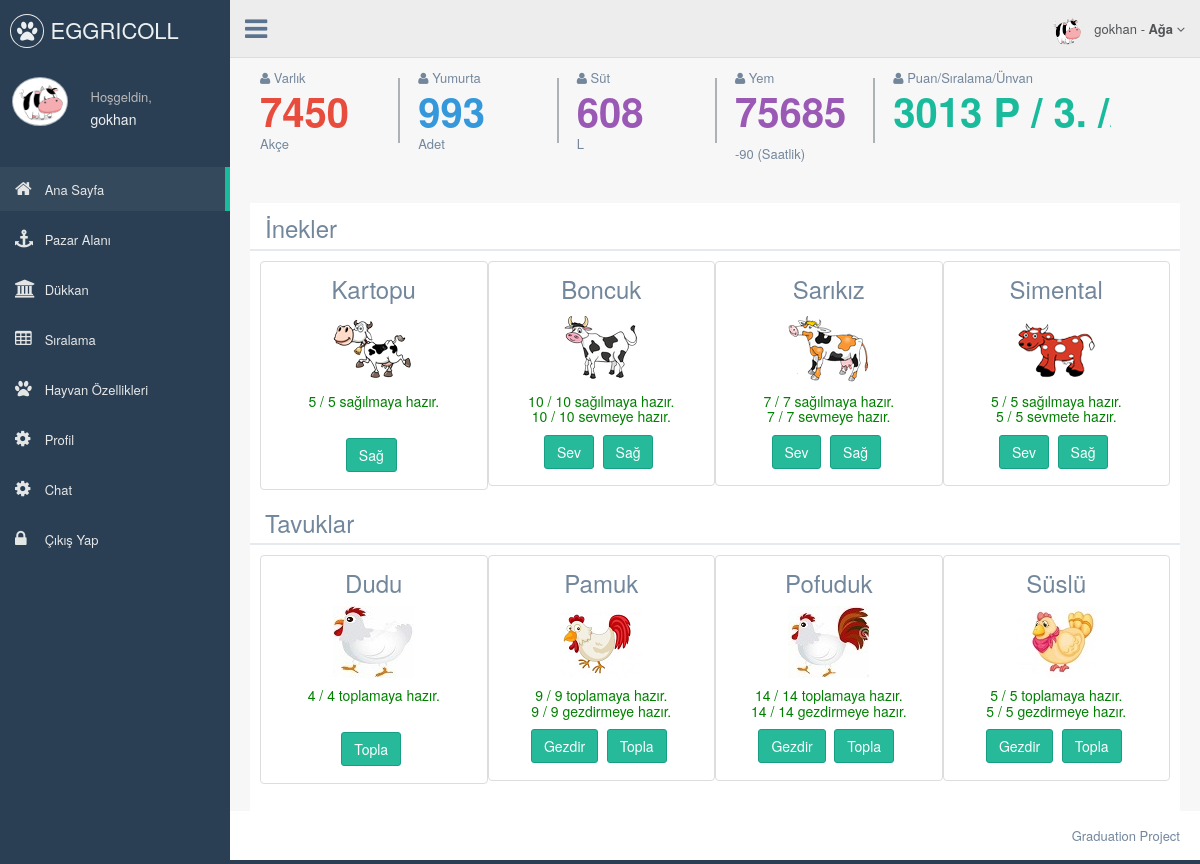
The page /index.php (signed in) on the database its author committed.
### tables this page shows
CREATE TABLE IF NOT EXISTS `assets` (
  `id` int(11) NOT NULL AUTO_INCREMENT,
  `userid` int(11) NOT NULL,
  `milk` int(11) NOT NULL DEFAULT '0',
  `egg` int(11) NOT NULL DEFAULT '0',
  `food` double NOT NULL DEFAULT '0',
  `foodTimer` text NOT NULL,
  `gold` int(11) NOT NULL DEFAULT '0',
  `kartopu` int(11) NOT NULL DEFAULT '0',
  `kartopuDetails` text NOT NULL,
  `boncuk` int(11) NOT NULL DEFAULT '0',
  `boncukDetails` text,
  `boncukLiked` int(11) NOT NULL DEFAULT '0',
  `sarikiz` int(11) NOT NULL DEFAULT '0',
  `sarikizDetails` text,
  `sarikizLiked` int(11) NOT NULL DEFAULT '0',
  `simental` int(11) NOT NULL DEFAULT '0',
  `simentalDetails` text,
  `simentalLiked` int(11) NOT NULL DEFAULT '0',
  `dudu` int(11) NOT NULL DEFAULT '0',
  `duduDetails` text,
  `pamuk` int(11) NOT NULL DEFAULT '0',
  `pamukDetails` text,
  `pamukLiked` int(11) NOT NULL DEFAULT '0',
  `pofuduk` int(11) NOT NULL DEFAULT '0',
  `pofudukDetails` text,
  `pofudukLiked` int(11) NOT NULL DEFAULT '0',
  `suslu` int(11) NOT NULL DEFAULT '0',
  `susluDetails` text,
  `susluLiked` int(11) NOT NULL DEFAULT '0',
  PRIMARY KEY (`id`)
);

CREATE TABLE IF NOT EXISTS `users` (
  `id` int(11) NOT NULL AUTO_INCREMENT,
  `username` varchar(20) NOT NULL,
  `email` varchar(50) NOT NULL,
  `password` varchar(50) NOT NULL,
  `secretToken` varchar(50) NOT NULL,
  `points` int(11) NOT NULL DEFAULT '0',
  PRIMARY KEY (`id`)
);

### pMainPage.php (the view, shortened to what this page needs)
<?php
    $kartopuSagAmt = calculateToCollect("kartopuDetails", KARTOPU_SAG_CDR);
    $boncukSagAmt = calculateToCollect("boncukDetails", BONCUK_SAG_CDR);
    $boncukSevAmt =  calculateToLove("boncukDetails", BONCUK_SEV_CDR);
    $sarikizSagAmt = calculateToCollect("sarikizDetails", SARIKIZ_SAG_CDR);
    $sarikizSevAmt = calculateToLove("sarikizDetails", SARIKIZ_SEV_CDR);
    $simentalSagAmt = calculateToCollect("simentalDetails", SIMENTAL_SAG_CDR);
    $simentalSevAmt = calculateToLove("simentalDetails", SIMENTAL_SEV_CDR);
    $duduToplaAmt = calculateToCollect("duduDetails", DUDU_TOPLA_CDR);
    $pamukToplaAmt = calculateToCollect("pamukDetails", PAMUK_TOPLA_CDR);
    $pamukGezdirAmt = calculateToLove("pamukDetails", PAMUK_GEZDIR_CDR);
    $pofudukToplaAmt = calculateToCollect("pofudukDetails", POFUDUK_TOPLA_CDR);
    $pofudukGezdirAmt = calculateToLove("pofudukDetails", POFUDUK_GEZDIR_CDR);
    $susluToplaAmt = calculateToCollect("susluDetails", SUSLU_TOPLA_CDR);
    $susluGezdirAmt = calculateToLove("susluDetails", SUSLU_GEZDIR_CDR);
    function calculateToCollect($typeDetails, $CDR){
        global $assets;
        $cnt = 0;
        $cntArr = explode(";", $assets[$typeDetails]);
        for($i = 0 ; $i < count($cntArr) - 1 ; $i++){
            $time = $cntArr[$i];
            if($time[strlen($time) - 1] == "0")
                if(substr($time,0,strlen($time - 2)) + $CDR < round(microtime(true)))
                    $cnt++;
        }
        return $cnt;
    }
    function calculateToLove($typeDetails, $CDR){
        global $assets;
        $cnt = 0;
        $cntArr = explode(";", $assets[$typeDetails]);
        for($i = 0 ; $i < count($cntArr) - 1 ; $i++){
            $time = $cntArr[$i];
            if($time[strlen($time) - 1] == "1" && substr($time,0,strlen($time - 2)) + $CDR < round(microtime(true)))
                $cnt++;
        }
        return $cnt;
    }
?>
<div class="right_col" role="main">
	<?php
		include "pOwns.php";
	?>
	<div class="dashboard_graph">
                <div class="row x_title">
                    <div class="col-md-6">
                        <h3>İnekler</h3>
					</div>
                </div>
                <div class="col-md-12 col-sm-12 col-xs-12">
                    <div class="row">
								<div class="col-md-3">
                                    <div class="thumbnail" style="height: auto !important;">
										<h3 class="text-center">Kartopu</h3>
										<img src="images/kartopu.png">
										<h5 class="text-center">
										<?php
											if($kartopuSagAmt > 0)
												echo "<font color='green'>".$assets["kartopu"]." / ".$kartopuSagAmt." sağılmaya hazır.</font><br>";
											else
												echo $assets["kartopu"]." / 0 Sağmaya hazır inek yok.<br>";
										?></h5>
										<form action="" method="POST">
										<div class="form-group">
											<div class="col-sm-12">
												<br><center><button type="submit" class="btn btn-success" name="kartopuSag">Sağ</button></center><br>
											</div>
										</div>
										</form>
                                    </div>
                                </div>
								<div class="col-md-3">
                                    <div class="thumbnail" style="height: auto !important;">
										<h3 class="text-center">Boncuk</h3>
										<img src="images/boncuk.png">
										<h5 class="text-center">
										<?php
											if($boncukSagAmt > 0)
												echo "<font color='green'>".$assets["boncuk"]." / ".$boncukSagAmt." sağılmaya hazır.</font><br>";
											else
												echo $assets["boncuk"]." / 0 Sağmaya hazır inek yok.<br>";
											if($boncukSevAmt > 0)
												echo "<font color='green'>".$assets["boncuk"]." / ".$boncukSevAmt." sevmeye hazır.</font><br>";
											else
												echo $assets["boncuk"]." / 0 Sevmeye hazır inek yok.";
										?></h5>
										<form action="" method="POST">
										<div class="form-group">
											<div class="col-sm-12">
												<center><button type="submit" class="btn btn-success" name="boncukSev">Sev</button>
												<button type="submit" class="btn btn-success" name="boncukSag">Sağ</button></center><br>
											</div>
										</div>
										</form>
                                    </div>
                                </div><div class="col-md-3">
                                    <div class="thumbnail" style="height: auto !important;">
										<h3 class="text-center">Sarıkız</h3>
										<img src="images/sarikiz.png">
										<h5 class="text-center">
										<?php
											if($sarikizSagAmt > 0)
												echo "<font color='green'>".$assets["sarikiz"]." / ".$sarikizSagAmt." sağılmaya hazır.</font><br>";
											else
												echo $assets["sarikiz"]." / 0 Sağmaya hazır inek yok.<br>";
											if($sarikizSevAmt > 0)
												echo "<font color='green'>".$assets["sarikiz"]." / ".$sarikizSevAmt." sevmeye hazır.</font><br>";
											else
												echo $assets["sarikiz"]." / 0 Sevmeye hazır inek yok.";
										?></h5>
										<form action="" method="POST">
										<div class="form-group">
											<div class="col-sm-12">
												<center><button type="submit" class="btn btn-success" name="sarikizSev">Sev</button>
												<button type="submit" class="btn btn-success" name="sarikizSag">Sağ</button></center><br>
											</div>
										</div>
										</form>
                                    </div>
                                </div><div class="col-md-3">
                                    <div class="thumbnail" style="height: auto !important;">
										<h3 class="text-center">Simental</h3>
										<img src="images/simental.png">
										<h5 class="text-center">
										<?php
											if($simentalSagAmt > 0)
												echo "<font color='green'>".$assets["simental"]." / ".$simentalSagAmt." sağılmaya hazır.</font><br>";
											else
												echo $assets["simental"]." / 0 Sağmaya hazır inek yok.<br>";
											if($simentalSevAmt > 0)
												echo "<font color='green'>".$assets["simental"]." / ".$simentalSevAmt." sevmete hazır.</font><br>";
											else
												echo $assets["simental"]." / 0 Sevmeye hazır inek yok.";
										?></h5>
										<form action="" method="POST">
										<div class="form-group">
											<div class="col-sm-12">
												<center><button type="submit" class="btn btn-success" name="simentalSev">Sev</button>
												<button type="submit" class="btn btn-success" name="simentalSag">Sağ</button></center><br>
											</div>
										</div>
										</form>
                                    </div>
                                </div>
                    </div>
                </div>
				<div class="row x_title">
                    <div class="col-md-6">
                        <h3>Tavuklar</h3>
					</div>
                </div>
                <div class="col-md-12 col-sm-12 col-xs-12">
                    <div class="row">
								<div class="col-md-3">
                                    <div class="thumbnail" style="height: auto !important;">
										<h3 class="text-center">Dudu</h3>
										<img src="images/dudu.jpg">
										<h5 class="text-center">
										<?php
											if($duduToplaAmt > 0)
												echo "<font color='green'>".$assets["dudu"]." / ".$duduToplaAmt." toplamaya hazır.</font><br>";
											else
												echo $assets["dudu"]." / 0 Toplamaya hazır tavuk yok.<br>";
										?></h5>
										<form action="" method="POST">
										<div class="form-group">
											<div class="col-sm-12">
												<br><center><button type="submit" class="btn btn-success" name="duduTopla">Topla</button></center><br>
											</div>
										</div>
										</form>
                                    </div>
                                </div>
								<div class="col-md-3">
                                    <div class="thumbnail" style="height: auto !important;">
										<h3 class="text-center">Pamuk</h3>
										<img src="images/pamuk.png">
										<h5 class="text-center">
										<?php
											if($pamukToplaAmt > 0)
												echo "<font color='green'>".$assets["pamuk"]." / ".$pamukToplaAmt." toplamaya hazır.</font><br>";
											else
												echo $assets["pamuk"]." / 0 Toplamaya hazır tavuk yok.<br>";
											if($pamukGezdirAmt > 0)
												echo "<font color='green'>".$assets["pamuk"]." / ".$pamukGezdirAmt." gezdirmeye hazır.</font><br>";
											else
												echo $assets["pamuk"]." / 0 Gezdirmeye hazır tavuk yok.";
										?></h5>
										<form action="" method="POST">
										<div class="form-group">
											<div class="col-sm-12">
												<center><button type="submit" class="btn btn-success" name="pamukGezdir">Gezdir</button>
												<button type="submit" class="btn btn-success" name="pamukTopla">Topla</button></center><br>
											</div>
										</div>
										</form>
                                    </div>
                                </div><div class="col-md-3">
                                    <div class="thumbnail" style="height: auto !important;">
										<h3 class="text-center">Pofuduk</h3>
										<img src="images/pofuduk.jpg">
										<h5 class="text-center">
										<?php
											if($pofudukToplaAmt > 0)
												echo "<font color='green'>".$assets["pofuduk"]." / ".$pofudukToplaAmt." toplamaya hazır.</font><br>";
											else
												echo $assets["pofuduk"]." / 0 Toplamaya hazır tavuk yok.<br>";
											if($pofudukGezdirAmt > 0)
												echo "<font color='green'>".$assets["pofuduk"]." / ".$pofudukGezdirAmt." gezdirmeye hazır.</font><br>";
											else
												echo $assets["pofuduk"]." / 0 Gezdirmeye hazır tavuk yok.";
										?></h5>
										<form action="" method="POST">
										<div class="form-group">
											<div class="col-sm-12">
												<center><button type="submit" class="btn btn-success" name="pofudukGezdir">Gezdir</button>
												<button type="submit" class="btn btn-success" name="pofudukTopla">Topla</button></center><br>
											</div>
										</div>
										</form>
                                    </div>
                                </div><div class="col-md-3">
                                    <div class="thumbnail" style="height: auto !important;">
										<h3 class="text-center">Süslü</h3>
										<img src="images/suslu.jpg">
										<h5 class="text-center">
										<?php
											if($susluToplaAmt > 0)
												echo "<font color='green'>".$assets["suslu"]." / ".$susluToplaAmt." toplamaya hazır.</font><br>";
											else
												echo $assets["suslu"]." / 0 Toplamaya hazır tavuk yok.<br>";
											if($susluGezdirAmt > 0)
												echo "<font color='green'>".$assets["suslu"]." / ".$susluGezdirAmt." gezdirmeye hazır.</font><br>";
											else
												echo $assets["suslu"]." / 0 Gezdirmeye hazır tavuk yok.";
										?></h5>
										<form action="" method="POST">
										<div class="form-group">
											<div class="col-sm-12">
												<center><button type="submit" class="btn btn-success" name="susluGezdir">Gezdir</button>
												<button type="submit" class="btn btn-success" name="susluTopla">Topla</button></center><br>
											</div>
										</div>
										</form>
                                    </div>
                                </div>
                    </div>
                </div>
            </div>
</div>

### pOwns.php (shortened to what this page needs)
<?php
	$food24 = ($assets["kartopu"] + $assets["boncuk"] + $assets["sarikiz"] + $assets["simental"]) * COW_DAY_FOOD + ($assets["dudu"] + $assets["pamuk"] + $assets["pofuduk"] + $assets["suslu"]) * CHICKEN_DAY_FOOD;
?>
<div class="row tile_count">
						<div class="col-md-2 col-sm-4 col-xs-6 tile_stats_count">
                            <span class="count_top"><i class="fa fa-user"></i> Varlık </span>
                            <div class="count red"><?php echo $assets["gold"]; ?></div>
                            <span class="count_bottom">Akçe</span>
                        </div>
                        <div class="col-md-2 col-sm-4 col-xs-6 tile_stats_count">
                            <span class="count_top"><i class="fa fa-user"></i> Yumurta </span>
                            <div class="count blue"><?php echo $assets["egg"]; ?></div>
                            <span class="count_bottom">Adet</span>
                        </div>
                        <div class="col-md-2 col-sm-4 col-xs-6 tile_stats_count">
                            <span class="count_top"><i class="fa fa-user"></i> Süt </span>
                            <div class="count purple"><?php echo $assets["milk"]; ?></div>
                            <span class="count_bottom">L</span>
                        </div>
						<div class="col-md-2 col-sm-4 col-xs-6 tile_stats_count">
                            <span class="count_top"><i class="fa fa-user"></i> Yem </span>
                            <div class="count purple"><p id="foodCount"></p></div>
                            <span class="count_bottom">-<?php echo ceil($food24 / 24); ?> (Saatlik)</span>
                        </div>
						<div class="col-md-3 col-sm-4 col-xs-6 tile_stats_count">
                            <span class="count_top"><i class="fa fa-user"></i> Puan/Sıralama/Ünvan</span>
                            <div class="count green"><?php echo $userPoint["points"]; ?> P / <?php global $rank; echo $rank; ?>.
                            </div>
                        </div>
</div>

### rows shown on the page
assets: gold "7450", egg "993", milk "608", ceil($food24 / 24) "90", kartopu "5", boncuk "10", sarikiz "7", simental "5", dudu "4", pamuk "9", pofuduk "14", suslu "5"
users: points "3013"

### other values the page prints
$_SESSION["username"] "gokhan"
FIRST_THREE_STATUE "Ağa"
$rank "3"
$kartopuSagAmt "5"
$boncukSagAmt "10"
$boncukSevAmt "10"
$sarikizSagAmt "7"
$sarikizSevAmt "7"
$simentalSagAmt "5"
$simentalSevAmt "5"
$duduToplaAmt "4"
$pamukToplaAmt "9"
$pamukGezdirAmt "9"
$pofudukToplaAmt "14"
$pofudukGezdirAmt "14"
